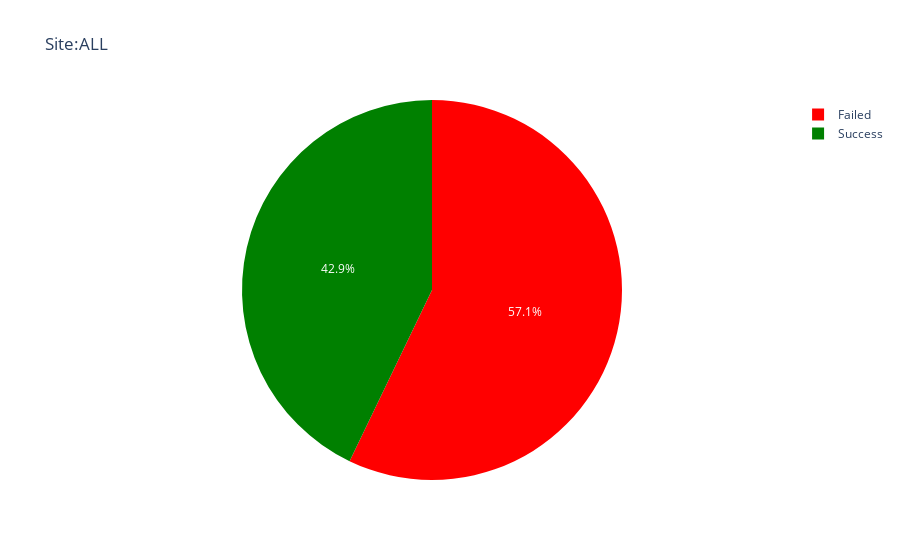

Notebook cell for this chart:
### Code cell
fig.show()

### Figure 1 — Plotly figure (JSON) as saved in the notebook; plotly's stock layout.template omitted (floating-point values rounded to 4 significant figures)
{"data": [{"domain": {"x": [0, 1], "y": [0, 1]}, "hovertemplate": "class=%{label}<br>counts=%{value}<extra></extra>", "labels": ["Failed", "Failed", "Failed", "Failed", "Success", "Success", "Success", "Success"], "legendgroup": "", "name": "", "showlegend": true, "type": "pie", "values": [19, 6, 4, 3, 10, 7, 4, 3]}], "layout": {"autosize": true, "legend": {"tracegroupgap": 0}, "piecolorway": ["red", "green"], "title": {"text": "Site:ALL"}}}
